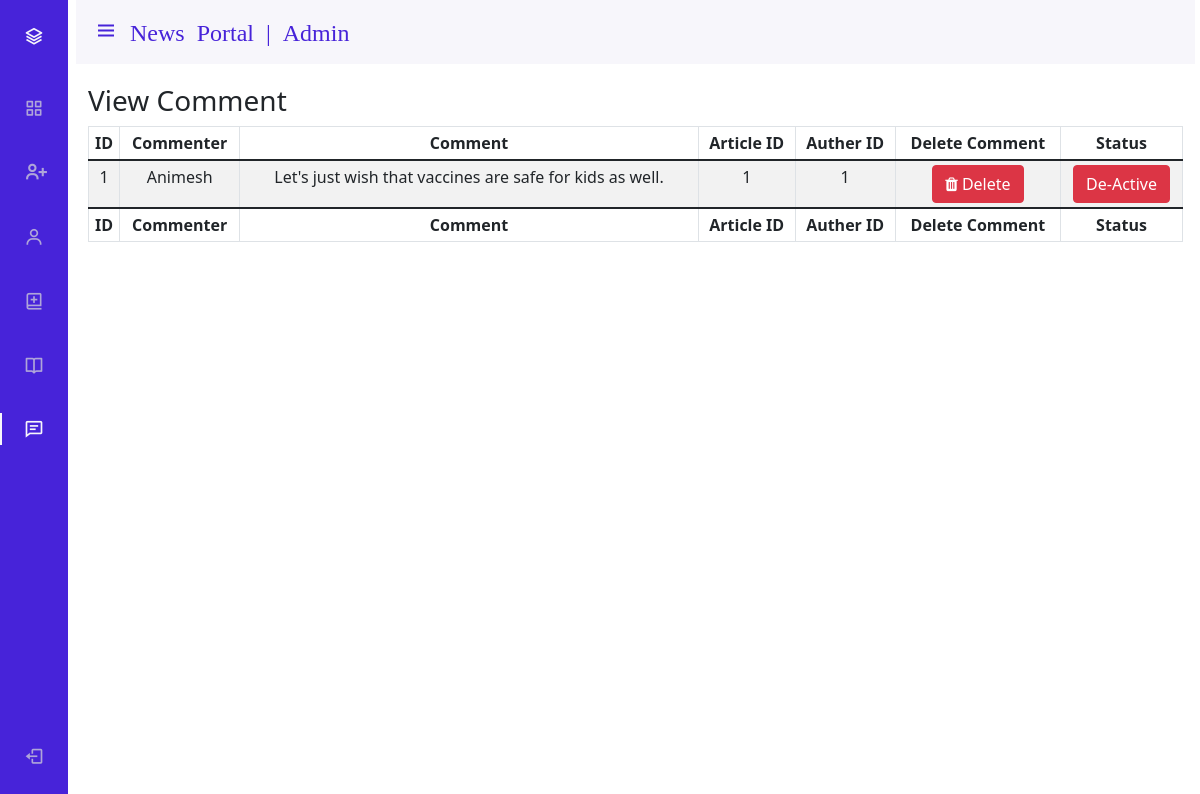
/admin/view_comment.php (signed in), run on an earlier commit of the app's database.
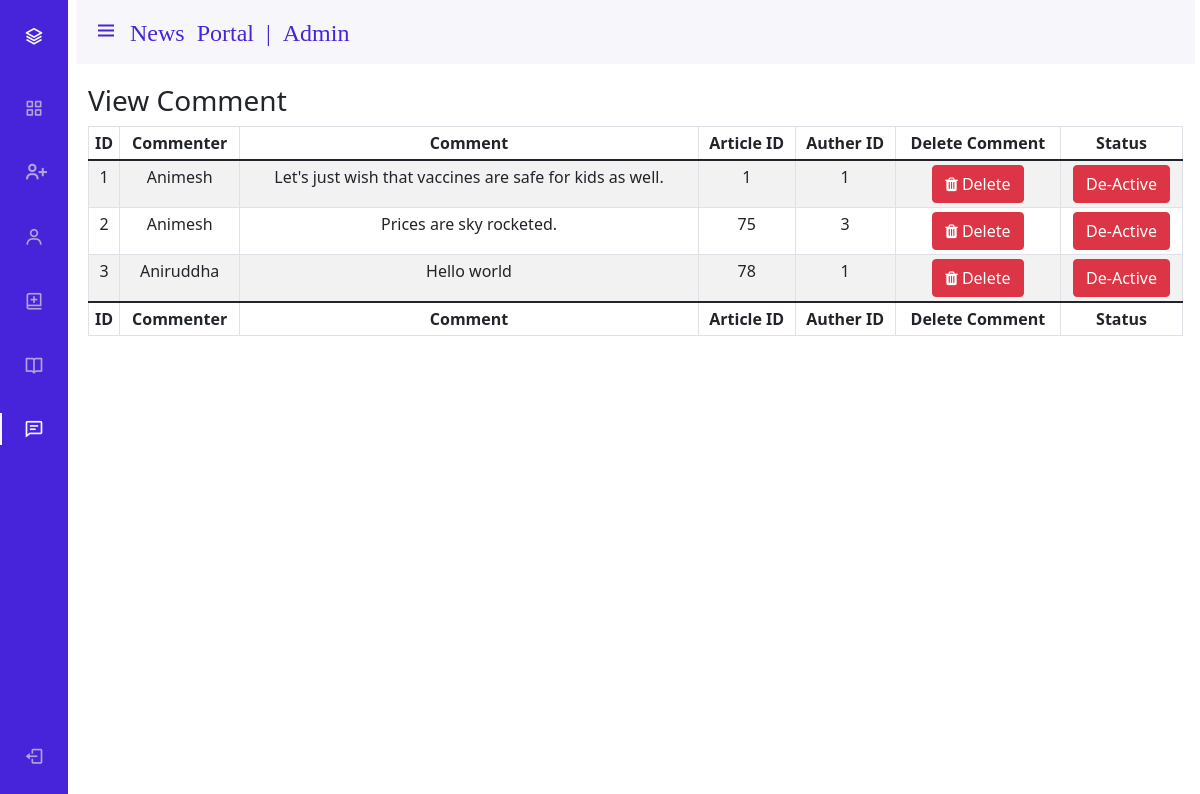
And on a later commit of the database.
### tables this page shows
CREATE TABLE `comment` (
  `comment_id` int(11) NOT NULL,
  `comment_auther` varchar(40) NOT NULL,
  `comment_desc` text NOT NULL,
  `article_id` int(11) NOT NULL,
  `comment_status` int(11) NOT NULL DEFAULT 0
);

CREATE TABLE `article` (
  `article_id` int(11) NOT NULL,
  `article_title_img` text NOT NULL,
  `article_title` text NOT NULL,
  `article_category` text NOT NULL,
  `article_desc` text NOT NULL,
  `article_visit` int(11) NOT NULL DEFAULT 0,
  `admin_id` int(11) NOT NULL,
  `article_status` int(11) NOT NULL DEFAULT 1,
  `article_date` date NOT NULL DEFAULT current_timestamp()
);

### admin/db.php (called while the page is built, shortened)
<?php
    $admin_id = "admin_id";
    $articleTable = "article";
    $article_id = "article_id";
    $commentTable = "comment";
    $comment_id = "comment_id";
    $comment_auther = "comment_auther";
    $comment_desc = "comment_desc";
    $comment_status = "comment_status";
?>

### admin/view_comment.php (the view, shortened to what this page needs)
<?php include_once 'header.php';?>
<?php include_once 'db.php'; ?>
<?php
  $sql = "SELECT * FROM ".$commentTable;
  $result = mysqli_query($conn, $sql);
?>
<div class="container-fluid">
  <div class="row">
    <div class="col-12">
          <h3 class="card-title">View Comment</h3>
          <table id="dataTable" class="table table-striped table-bordered table-sm" cellspacing="0" width="100%">
            <thead>
              <tr>
                <th class="col th-sm">ID</th>
                <th class="col th-sm">Commenter</th>
                <th class="col th-sm">Comment</th>
                <th class="col th-sm">Article ID</th>
                <?php if($_SESSION['id'] == "1") { ?>
                    <th class="col th-sm">Auther ID</th>
                <?php } ?>
                <th class="col th-sm">Delete Comment</th>
                <th class="col th-sm">Status</th>
              </tr>
            </thead>
            <tbody>
              <?php while($row = mysqli_fetch_assoc($result)) { ?>
                <tr>
                  <td><?php echo $row[$comment_id]; ?></td>
                  <td><?php echo $row[$comment_auther]; ?></td>
                  <td><?php echo  $row[$comment_desc]; ?></td>
                  <td><?php echo $row[$article_id]; ?></td>
                  <?php if($_SESSION['id'] == "1") {
                      $sql_ = "SELECT `".$admin_id."` FROM ".$articleTable." WHERE `".$article_id."` = '".$row[$article_id]."'";
                      $tmp=mysqli_query($conn, $sql_);
                      $arr=mysqli_fetch_assoc($tmp);
                  ?>
                    <td><?php echo $arr[$admin_id]; ?></td>
                  <?php } ?>
                  <td>
                    <a href="./view_comment.php?ddid=<?php echo $row[$comment_id]; ?>">
                        <button type="button" class="btn btn-danger text-white"><i class="fa fa-trash"></i> Delete </button>
                    </a>
                  </td>
                  <td>
                    <?php if($row[$comment_status] != 1) { ?>
                      <a href="./view_comment.php?aid=<?php echo $row[$comment_id]; ?>">
                        <button type="button" class="btn btn-primary" > Active </button>
                      </a>
                    <?php } else { ?>
                      <a href="./view_comment.php?did=<?php echo $row[$comment_id]; ?>">
                        <button type="button" class="btn btn-danger" > De-Active </button>
                      </a>
                    <?php } ?>
                  </td>
                </tr>
              <?php } ?>
            </tbody>
            <tfoot>
              <tr>
                <th class="col th-sm">ID</th>
                <th class="col th-sm">Commenter</th>
                <th class="col th-sm">Comment</th>
                <th class="col th-sm">Article ID</th>
                <?php if($_SESSION['id'] == "1") { ?>
                    <th class="col th-sm">Auther ID</th>
                <?php } ?>
                <th class="col th-sm">Delete Comment</th>
                <th class="col th-sm">Status</th>
              </tr>
            </tfoot>
          </table>
    </div>
  </div>
</div>
<?php include_once 'footer.php'; ?>

What changed in the data, as far as the page shows it:
added comment: comment_id "2", comment_auther "Animesh", comment_desc "Prices are sky rocketed.", article "75", article.admin_id "3"
added comment: comment_id "3", comment_auther "Aniruddha", comment_desc "Hello world", article "78", article.admin_id "1"
